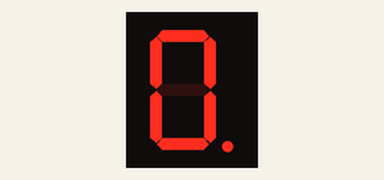
Simulated run of this sketch. Board: Arduino Uno, built with avr-gcc and run on an emulated ATmega328P. Parts: 1-digit seven-segment display. Wiring (inferred from the names in the program): 1-digit 7-segment display, segments lit when HIGH: segments pin 8, pin 9, pin 11, pin 12, pin 13, pin 7, pin 6, pin 10. The segment pins are drawn as the display they are named for.

Above: at 0.1 s.
At 0.6 s:
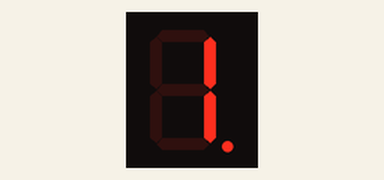
At 1.1 s:
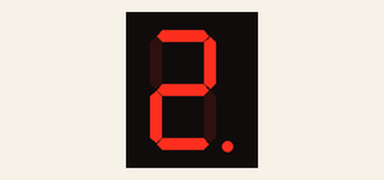
At 2.1 s:
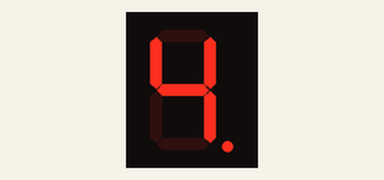
At 3.1 s:
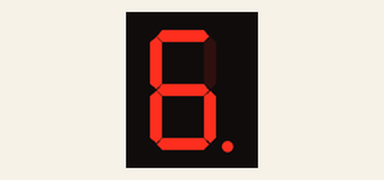
At 4.6 s:
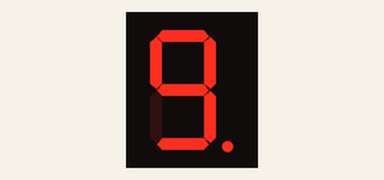

Measured:
- by itself, everything shown: repeats every 5.0 s, in 10 steps
- what the display in image 1 shows lasts 0.5 s, from 0.5 s to 1.0 s

The sketch:

Seven_segment_display.ino
```cpp
int E = 13;
int D = 12;
int C = 11;
int DP = 10;
int B = 9;
int A = 8;
int F = 7;
int G = 6;

void zero()
{
  digitalWrite(E, HIGH);
  digitalWrite(D, HIGH);
  digitalWrite(C, HIGH);
  digitalWrite(DP, HIGH);
  digitalWrite(B, HIGH);
  digitalWrite(A, HIGH);
  digitalWrite(F, HIGH);
  digitalWrite(G, LOW);
  return 0;
}

void one()
{
  digitalWrite(E, LOW);
  digitalWrite(D, LOW);
  digitalWrite(C, HIGH);
  digitalWrite(DP, HIGH);
  digitalWrite(B, HIGH);
  digitalWrite(A, LOW);
  digitalWrite(F, LOW);
  digitalWrite(G, LOW);
  return 0;
}

void two()
{
  digitalWrite(E, HIGH);
  digitalWrite(D, HIGH);
  digitalWrite(C, LOW);
  digitalWrite(DP, HIGH);
  digitalWrite(B, HIGH);
  digitalWrite(A, HIGH);
  digitalWrite(F, LOW);
  digitalWrite(G, HIGH);
  return 0;
}

void three()
{
  digitalWrite(E, LOW);
  digitalWrite(D, HIGH);
  digitalWrite(C, HIGH);
  digitalWrite(DP, HIGH);
  digitalWrite(B, HIGH);
  digitalWrite(A, HIGH);
  digitalWrite(F, LOW);
  digitalWrite(G, HIGH);
  return 0;
}

void four()
{
  digitalWrite(E, LOW);
  digitalWrite(D, LOW);
  digitalWrite(C, HIGH);
  digitalWrite(DP, HIGH);
  digitalWrite(B, HIGH);
  digitalWrite(A, LOW);
  digitalWrite(F, HIGH);
  digitalWrite(G, HIGH);
  return 0;
}

void five()
{
  digitalWrite(E, LOW);
  digitalWrite(D, HIGH);
  digitalWrite(C, HIGH);
  digitalWrite(DP, HIGH);
  digitalWrite(B, LOW);
  digitalWrite(A, HIGH);
  digitalWrite(F, HIGH);
  digitalWrite(G, HIGH);
  return 0;
}

void six()
{
  digitalWrite(E, HIGH);
  digitalWrite(D, HIGH);
  digitalWrite(C, HIGH);
  digitalWrite(DP, HIGH);
  digitalWrite(B, LOW);
  digitalWrite(A, HIGH);
  digitalWrite(F, HIGH);
  digitalWrite(G, HIGH);
  return 0;
}

void seven()
{
  digitalWrite(E, LOW);
  digitalWrite(D, LOW);
  digitalWrite(C, HIGH);
  digitalWrite(DP, HIGH);
  digitalWrite(B, HIGH);
  digitalWrite(A, HIGH);
  digitalWrite(F, LOW);
  digitalWrite(G, LOW);
  return 0;
}

void eight()
{
  digitalWrite(E, HIGH);
  digitalWrite(D, HIGH);
  digitalWrite(C, HIGH);
  digitalWrite(DP, HIGH);
  digitalWrite(B, HIGH);
  digitalWrite(A, HIGH);
  digitalWrite(F, HIGH);
  digitalWrite(G, HIGH);
  return 0;
}

void nine()
{
  digitalWrite(E, LOW);
  digitalWrite(D, HIGH);
  digitalWrite(C, HIGH);
  digitalWrite(DP, HIGH);
  digitalWrite(B, HIGH);
  digitalWrite(A, HIGH);
  digitalWrite(F, HIGH);
  digitalWrite(G, HIGH);
  return 0;
}


void setup() {
  // put your setup code here, to run once:
  pinMode(E, OUTPUT);
  pinMode(C, OUTPUT);
  pinMode(D, OUTPUT);
  pinMode(DP, OUTPUT);
  pinMode(B, OUTPUT);
  pinMode(A, OUTPUT);
  pinMode(F, OUTPUT);
  pinMode(G, OUTPUT);
}

void loop() {
  // put your main code here, to run repeatedly:
  zero();
  delay(500);

  one();
  delay(500);

  two();
  delay(500);

  three();
  delay(500);

  four();
  delay(500);

  five();
  delay(500);

  six();
  delay(500);

  seven();
  delay(500);

  eight();
  delay(500);

  nine();
  delay(500);
}
```
